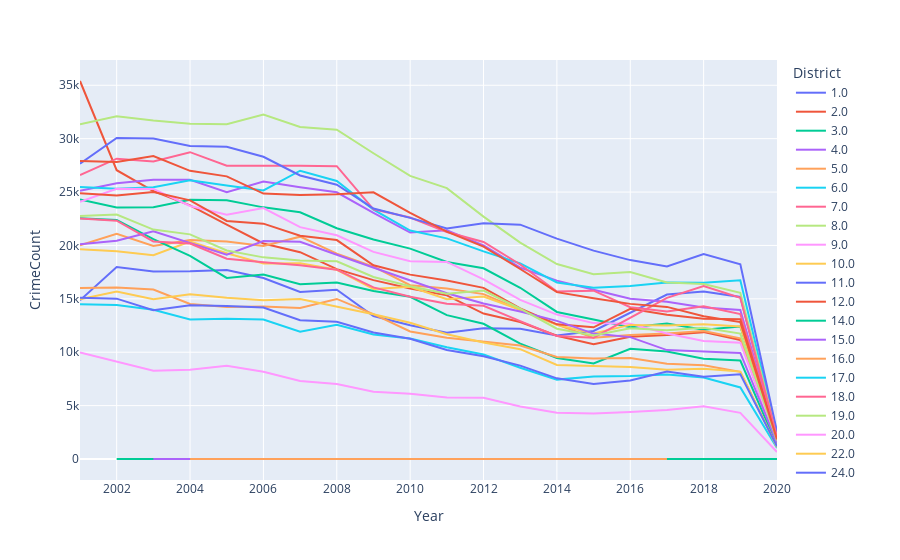

Write notebook code for a chart like this one.
### Markdown cell above
## Insights about Police districts vs Crime rate over the years
1. From the plot it can noted that police district 8 has the maximum crime rate over the years with 479488, least has been in district 31 with 202 and district 21 with 4 cases from the given data.  
2. Districts with less than 1000 crimes might have been created recently as it is very unlikely to have that amount of crimes as compared to the other districts.  
3. There are 47 cases which are not in any district marked with unknown

### Code cell
groupby_district_year= after_dropped_data[['District','ID','Year']].groupby(['Year','District']).count().rename(columns={'ID':'CrimeCount'})

groupby_district_year.reset_index(inplace=True)
#used plotly express to plot the graph might not print in pdf
fig = px.line(groupby_district_year, x="Year", y="CrimeCount", color="District",
              line_group="District", hover_name="District")
fig.show()

#used sns to plot the static plot
sns.set_style('darkgrid')
ax,figu=plt.subplots(figsize=(20,10))
sns.lineplot(data=groupby_district_year,x='Year',y='CrimeCount',hue='District')

### Figure 1 — Plotly figure (JSON) as saved in the notebook; plotly's stock layout.template omitted (floating-point values rounded to 4 significant figures)
{"data": [{"hoverlabel": {"namelength": 0}, "hovertemplate": "<b>%{hovertext}</b><br><br>District=1.0<br>Year=%{x}<br>CrimeCount=%{y}", "hovertext": [1, 1, 1, 1, 1, 1, 1, 1, 1, 1, 1, 1, 1, 1, 1, 1, 1, 1, 1, 1], "legendgroup": "1.0", "line": {"color": "#636efa", "dash": "solid"}, "mode": "lines", "name": "1.0", "showlegend": true, "type": "scatter", "x": [2001, 2002, 2003, 2004, 2005, 2006, 2007, 2008, 2009, 2010, 2011, 2012, 2013, 2014, 2015, 2016, 2017, 2018, 2019, 2020], "xaxis": "x", "y": [14857, 17972, 17571, 17578, 17697, 16950, 15649, 15851, 13396, 12526, 11824, 12256, 12204, 11573, 11994, 13723, 15406, 15681, 15175, 2041], "yaxis": "y"}, {"hoverlabel": {"namelength": 0}, "hovertemplate": "<b>%{hovertext}</b><br><br>District=2.0<br>Year=%{x}<br>CrimeCount=%{y}", "hovertext": [2, 2, 2, 2, 2, 2, 2, 2, 2, 2, 2, 2, 2, 2, 2, 2, 2, 2, 2, 2], "legendgroup": "2.0", "line": {"color": "#EF553B", "dash": "solid"}, "mode": "lines", "name": "2.0", "showlegend": true, "type": "scatter", "x": [2001, 2002, 2003, 2004, 2005, 2006, 2007, 2008, 2009, 2010, 2011, 2012, 2013, 2014, 2015, 2016, 2017, 2018, 2019, 2020], "xaxis": "x", "y": [35401, 27045, 25098, 23759, 21959, 20185, 19367, 17779, 16754, 15960, 15328, 13620, 12837, 11539, 10759, 11439, 11612, 11882, 11154, 1537], "yaxis": "y"}, {"hoverlabel": {"namelength": 0}, "hovertemplate": "<b>%{hovertext}</b><br><br>District=3.0<br>Year=%{x}<br>CrimeCount=%{y}", "hovertext": [3, 3, 3, 3, 3, 3, 3, 3, 3, 3, 3, 3, 3, 3, 3, 3, 3, 3, 3, 3], "legendgroup": "3.0", "line": {"color": "#00cc96", "dash": "solid"}, "mode": "lines", "name": "3.0", "showlegend": true, "type": "scatter", "x": [2001, 2002, 2003, 2004, 2005, 2006, 2007, 2008, 2009, 2010, 2011, 2012, 2013, 2014, 2015, 2016, 2017, 2018, 2019, 2020], "xaxis": "x", "y": [24310, 23557, 23580, 24278, 24223, 23567, 23113, 21615, 20553, 19702, 18458, 17858, 16038, 13773, 13065, 12333, 12688, 12117, 12415, 1930], "yaxis": "y"}, {"hoverlabel": {"namelength": 0}, "hovertemplate": "<b>%{hovertext}</b><br><br>District=4.0<br>Year=%{x}<br>CrimeCount=%{y}", "hovertext": [4, 4, 4, 4, 4, 4, 4, 4, 4, 4, 4, 4, 4, 4, 4, 4, 4, 4, 4, 4], "legendgroup": "4.0", "line": {"color": "#ab63fa", "dash": "solid"}, "mode": "lines", "name": "4.0", "showlegend": true, "type": "scatter", "x": [2001, 2002, 2003, 2004, 2005, 2006, 2007, 2008, 2009, 2010, 2011, 2012, 2013, 2014, 2015, 2016, 2017, 2018, 2019, 2020], "xaxis": "x", "y": [25118, 25832, 26144, 26142, 24988, 25984, 25458, 24977, 23053, 21212, 21423, 20014, 17926, 16704, 15857, 15005, 14738, 14184, 13958, 1992], "yaxis": "y"}, {"hoverlabel": {"namelength": 0}, "hovertemplate": "<b>%{hovertext}</b><br><br>District=5.0<br>Year=%{x}<br>CrimeCount=%{y}", "hovertext": [5, 5, 5, 5, 5, 5, 5, 5, 5, 5, 5, 5, 5, 5, 5, 5, 5, 5, 5, 5], "legendgroup": "5.0", "line": {"color": "#FFA15A", "dash": "solid"}, "mode": "lines", "name": "5.0", "showlegend": true, "type": "scatter", "x": [2001, 2002, 2003, 2004, 2005, 2006, 2007, 2008, 2009, 2010, 2011, 2012, 2013, 2014, 2015, 2016, 2017, 2018, 2019, 2020], "xaxis": "x", "y": [20006, 21092, 19950, 20499, 20369, 19950, 20822, 19240, 18009, 16278, 15959, 15443, 13977, 12591, 11349, 11622, 11745, 11991, 11296, 1662], "yaxis": "y"}, {"hoverlabel": {"namelength": 0}, "hovertemplate": "<b>%{hovertext}</b><br><br>District=6.0<br>Year=%{x}<br>CrimeCount=%{y}", "hovertext": [6, 6, 6, 6, 6, 6, 6, 6, 6, 6, 6, 6, 6, 6, 6, 6, 6, 6, 6, 6], "legendgroup": "6.0", "line": {"color": "#19d3f3", "dash": "solid"}, "mode": "lines", "name": "6.0", "showlegend": true, "type": "scatter", "x": [2001, 2002, 2003, 2004, 2005, 2006, 2007, 2008, 2009, 2010, 2011, 2012, 2013, 2014, 2015, 2016, 2017, 2018, 2019, 2020], "xaxis": "x", "y": [25479, 25314, 25460, 26106, 25616, 25150, 26997, 26038, 23350, 21394, 20664, 19445, 18324, 16537, 16040, 16200, 16542, 16513, 16743, 2414], "yaxis": "y"}, {"hoverlabel": {"namelength": 0}, "hovertemplate": "<b>%{hovertext}</b><br><br>District=7.0<br>Year=%{x}<br>CrimeCount=%{y}", "hovertext": [7, 7, 7, 7, 7, 7, 7, 7, 7, 7, 7, 7, 7, 7, 7, 7, 7, 7, 7, 7], "legendgroup": "7.0", "line": {"color": "#FF6692", "dash": "solid"}, "mode": "lines", "name": "7.0", "showlegend": true, "type": "scatter", "x": [2001, 2002, 2003, 2004, 2005, 2006, 2007, 2008, 2009, 2010, 2011, 2012, 2013, 2014, 2015, 2016, 2017, 2018, 2019, 2020], "xaxis": "x", "y": [26600, 28125, 27864, 28735, 27465, 27484, 27457, 27423, 23383, 22614, 21255, 20321, 18214, 15687, 15765, 14215, 13815, 14297, 13575, 1918], "yaxis": "y"}, {"hoverlabel": {"namelength": 0}, "hovertemplate": "<b>%{hovertext}</b><br><br>District=8.0<br>Year=%{x}<br>CrimeCount=%{y}", "hovertext": [8, 8, 8, 8, 8, 8, 8, 8, 8, 8, 8, 8, 8, 8, 8, 8, 8, 8, 8, 8], "legendgroup": "8.0", "line": {"color": "#B6E880", "dash": "solid"}, "mode": "lines", "name": "8.0", "showlegend": true, "type": "scatter", "x": [2001, 2002, 2003, 2004, 2005, 2006, 2007, 2008, 2009, 2010, 2011, 2012, 2013, 2014, 2015, 2016, 2017, 2018, 2019, 2020], "xaxis": "x", "y": [31345, 32096, 31707, 31402, 31349, 32267, 31100, 30846, 28632, 26512, 25371, 22701, 20268, 18262, 17308, 17516, 16539, 16384, 15568, 2315], "yaxis": "y"}, {"hoverlabel": {"namelength": 0}, "hovertemplate": "<b>%{hovertext}</b><br><br>District=9.0<br>Year=%{x}<br>CrimeCount=%{y}", "hovertext": [9, 9, 9, 9, 9, 9, 9, 9, 9, 9, 9, 9, 9, 9, 9, 9, 9, 9, 9, 9], "legendgroup": "9.0", "line": {"color": "#FF97FF", "dash": "solid"}, "mode": "lines", "name": "9.0", "showlegend": true, "type": "scatter", "x": [2001, 2002, 2003, 2004, 2005, 2006, 2007, 2008, 2009, 2010, 2011, 2012, 2013, 2014, 2015, 2016, 2017, 2018, 2019, 2020], "xaxis": "x", "y": [24080, 25313, 25296, 23699, 22869, 23502, 21718, 20955, 19400, 18519, 18455, 16821, 14896, 13526, 12727, 12659, 11751, 11050, 10899, 1680], "yaxis": "y"}, {"hoverlabel": {"namelength": 0}, "hovertemplate": "<b>%{hovertext}</b><br><br>District=10.0<br>Year=%{x}<br>CrimeCount=%{y}", "hovertext": [10, 10, 10, 10, 10, 10, 10, 10, 10, 10, 10, 10, 10, 10, 10, 10, 10, 10, 10, 10], "legendgroup": "10.0", "line": {"color": "#FECB52", "dash": "solid"}, "mode": "lines", "name": "10.0", "showlegend": true, "type": "scatter", "x": [2001, 2002, 2003, 2004, 2005, 2006, 2007, 2008, 2009, 2010, 2011, 2012, 2013, 2014, 2015, 2016, 2017, 2018, 2019, 2020], "xaxis": "x", "y": [19641, 19460, 19086, 20364, 19270, 18313, 18336, 17721, 15915, 16121, 14968, 15215, 13974, 12564, 11760, 12561, 12499, 12631, 12413, 1879], "yaxis": "y"}, {"hoverlabel": {"namelength": 0}, "hovertemplate": "<b>%{hovertext}</b><br><br>District=11.0<br>Year=%{x}<br>CrimeCount=%{y}", "hovertext": [11, 11, 11, 11, 11, 11, 11, 11, 11, 11, 11, 11, 11, 11, 11, 11, 11, 11, 11, 11], "legendgroup": "11.0", "line": {"color": "#636efa", "dash": "solid"}, "mode": "lines", "name": "11.0", "showlegend": true, "type": "scatter", "x": [2001, 2002, 2003, 2004, 2005, 2006, 2007, 2008, 2009, 2010, 2011, 2012, 2013, 2014, 2015, 2016, 2017, 2018, 2019, 2020], "xaxis": "x", "y": [27651, 30063, 30018, 29323, 29240, 28302, 26557, 25685, 23458, 22581, 21599, 22069, 21949, 20642, 19518, 18628, 18030, 19196, 18239, 2560], "yaxis": "y"}, {"hoverlabel": {"namelength": 0}, "hovertemplate": "<b>%{hovertext}</b><br><br>District=12.0<br>Year=%{x}<br>CrimeCount=%{y}", "hovertext": [12, 12, 12, 12, 12, 12, 12, 12, 12, 12, 12, 12, 12, 12, 12, 12, 12, 12, 12, 12], "legendgroup": "12.0", "line": {"color": "#EF553B", "dash": "solid"}, "mode": "lines", "name": "12.0", "showlegend": true, "type": "scatter", "x": [2001, 2002, 2003, 2004, 2005, 2006, 2007, 2008, 2009, 2010, 2011, 2012, 2013, 2014, 2015, 2016, 2017, 2018, 2019, 2020], "xaxis": "x", "y": [24880, 24678, 25001, 24226, 22291, 22042, 20916, 20503, 18140, 17267, 16725, 16027, 14103, 12611, 12338, 14068, 13502, 13138, 13096, 1853], "yaxis": "y"}, {"hoverlabel": {"namelength": 0}, "hovertemplate": "<b>%{hovertext}</b><br><br>District=14.0<br>Year=%{x}<br>CrimeCount=%{y}", "hovertext": [14, 14, 14, 14, 14, 14, 14, 14, 14, 14, 14, 14, 14, 14, 14, 14, 14, 14, 14, 14], "legendgroup": "14.0", "line": {"color": "#00cc96", "dash": "solid"}, "mode": "lines", "name": "14.0", "showlegend": true, "type": "scatter", "x": [2001, 2002, 2003, 2004, 2005, 2006, 2007, 2008, 2009, 2010, 2011, 2012, 2013, 2014, 2015, 2016, 2017, 2018, 2019, 2020], "xaxis": "x", "y": [22542, 22389, 20595, 19023, 16957, 17274, 16358, 16522, 15731, 15188, 13471, 12663, 10804, 9461, 8943, 10331, 10059, 9389, 9226, 1269], "yaxis": "y"}, {"hoverlabel": {"namelength": 0}, "hovertemplate": "<b>%{hovertext}</b><br><br>District=15.0<br>Year=%{x}<br>CrimeCount=%{y}", "hovertext": [15, 15, 15, 15, 15, 15, 15, 15, 15, 15, 15, 15, 15, 15, 15, 15, 15, 15, 15, 15], "legendgroup": "15.0", "line": {"color": "#ab63fa", "dash": "solid"}, "mode": "lines", "name": "15.0", "showlegend": true, "type": "scatter", "x": [2001, 2002, 2003, 2004, 2005, 2006, 2007, 2008, 2009, 2010, 2011, 2012, 2013, 2014, 2015, 2016, 2017, 2018, 2019, 2020], "xaxis": "x", "y": [20118, 20443, 21332, 20260, 19134, 20418, 20349, 19124, 17929, 16708, 15524, 14569, 13810, 12934, 11743, 11415, 10200, 10080, 9933, 1542], "yaxis": "y"}, {"hoverlabel": {"namelength": 0}, "hovertemplate": "<b>%{hovertext}</b><br><br>District=16.0<br>Year=%{x}<br>CrimeCount=%{y}", "hovertext": [16, 16, 16, 16, 16, 16, 16, 16, 16, 16, 16, 16, 16, 16, 16, 16, 16, 16, 16, 16], "legendgroup": "16.0", "line": {"color": "#FFA15A", "dash": "solid"}, "mode": "lines", "name": "16.0", "showlegend": true, "type": "scatter", "x": [2001, 2002, 2003, 2004, 2005, 2006, 2007, 2008, 2009, 2010, 2011, 2012, 2013, 2014, 2015, 2016, 2017, 2018, 2019, 2020], "xaxis": "x", "y": [16011, 16057, 15876, 14523, 14233, 14291, 14152, 14990, 13564, 11947, 11362, 10982, 10626, 9560, 9419, 9459, 8930, 8786, 8160, 1175], "yaxis": "y"}, {"hoverlabel": {"namelength": 0}, "hovertemplate": "<b>%{hovertext}</b><br><br>District=17.0<br>Year=%{x}<br>CrimeCount=%{y}", "hovertext": [17, 17, 17, 17, 17, 17, 17, 17, 17, 17, 17, 17, 17, 17, 17, 17, 17, 17, 17, 17], "legendgroup": "17.0", "line": {"color": "#19d3f3", "dash": "solid"}, "mode": "lines", "name": "17.0", "showlegend": true, "type": "scatter", "x": [2001, 2002, 2003, 2004, 2005, 2006, 2007, 2008, 2009, 2010, 2011, 2012, 2013, 2014, 2015, 2016, 2017, 2018, 2019, 2020], "xaxis": "x", "y": [14484, 14430, 13975, 13058, 13137, 13060, 11930, 12561, 11652, 11283, 10458, 9787, 8552, 7435, 7723, 7774, 7910, 7638, 6705, 1038], "yaxis": "y"}, {"hoverlabel": {"namelength": 0}, "hovertemplate": "<b>%{hovertext}</b><br><br>District=18.0<br>Year=%{x}<br>CrimeCount=%{y}", "hovertext": [18, 18, 18, 18, 18, 18, 18, 18, 18, 18, 18, 18, 18, 18, 18, 18, 18, 18, 18, 18], "legendgroup": "18.0", "line": {"color": "#FF6692", "dash": "solid"}, "mode": "lines", "name": "18.0", "showlegend": true, "type": "scatter", "x": [2001, 2002, 2003, 2004, 2005, 2006, 2007, 2008, 2009, 2010, 2011, 2012, 2013, 2014, 2015, 2016, 2017, 2018, 2019, 2020], "xaxis": "x", "y": [22517, 22315, 20379, 20172, 18759, 18416, 18148, 17731, 16075, 15193, 14545, 14352, 12914, 11512, 11364, 13214, 15097, 16207, 15094, 2089], "yaxis": "y"}, {"hoverlabel": {"namelength": 0}, "hovertemplate": "<b>%{hovertext}</b><br><br>District=19.0<br>Year=%{x}<br>CrimeCount=%{y}", "hovertext": [19, 19, 19, 19, 19, 19, 19, 19, 19, 19, 19, 19, 19, 19, 19, 19, 19, 19, 19, 19], "legendgroup": "19.0", "line": {"color": "#B6E880", "dash": "solid"}, "mode": "lines", "name": "19.0", "showlegend": true, "type": "scatter", "x": [2001, 2002, 2003, 2004, 2005, 2006, 2007, 2008, 2009, 2010, 2011, 2012, 2013, 2014, 2015, 2016, 2017, 2018, 2019, 2020], "xaxis": "x", "y": [22755, 22901, 21485, 21039, 19529, 18884, 18590, 18510, 17050, 16176, 15479, 15774, 14074, 12206, 11565, 12248, 12065, 12285, 11748, 1735], "yaxis": "y"}, {"hoverlabel": {"namelength": 0}, "hovertemplate": "<b>%{hovertext}</b><br><br>District=20.0<br>Year=%{x}<br>CrimeCount=%{y}", "hovertext": [20, 20, 20, 20, 20, 20, 20, 20, 20, 20, 20, 20, 20, 20, 20, 20, 20, 20, 20, 20], "legendgroup": "20.0", "line": {"color": "#FF97FF", "dash": "solid"}, "mode": "lines", "name": "20.0", "showlegend": true, "type": "scatter", "x": [2001, 2002, 2003, 2004, 2005, 2006, 2007, 2008, 2009, 2010, 2011, 2012, 2013, 2014, 2015, 2016, 2017, 2018, 2019, 2020], "xaxis": "x", "y": [9987, 9152, 8259, 8369, 8729, 8180, 7302, 7018, 6298, 6102, 5758, 5744, 4909, 4334, 4268, 4403, 4595, 4949, 4321, 651], "yaxis": "y"}, {"hoverlabel": {"namelength": 0}, "hovertemplate": "<b>%{hovertext}</b><br><br>District=22.0<br>Year=%{x}<br>CrimeCount=%{y}", "hovertext": [22, 22, 22, 22, 22, 22, 22, 22, 22, 22, 22, 22, 22, 22, 22, 22, 22, 22, 22, 22], "legendgroup": "22.0", "line": {"color": "#FECB52", "dash": "solid"}, "mode": "lines", "name": "22.0", "showlegend": true, "type": "scatter", "x": [2001, 2002, 2003, 2004, 2005, 2006, 2007, 2008, 2009, 2010, 2011, 2012, 2013, 2014, 2015, 2016, 2017, 2018, 2019, 2020], "xaxis": "x", "y": [14952, 15674, 14960, 15439, 15110, 14863, 14980, 14292, 13551, 12764, 11689, 10916, 10286, 8814, 8749, 8615, 8350, 8459, 8186, 1102], "yaxis": "y"}, {"hoverlabel": {"namelength": 0}, "hovertemplate": "<b>%{hovertext}</b><br><br>District=24.0<br>Year=%{x}<br>CrimeCount=%{y}", "hovertext": [24, 24, 24, 24, 24, 24, 24, 24, 24, 24, 24, 24, 24, 24, 24, 24, 24, 24, 24, 24], "legendgroup": "24.0", "line": {"color": "#636efa", "dash": "solid"}, "mode": "lines", "name": "24.0", "showlegend": true, "type": "scatter", "x": [2001, 2002, 2003, 2004, 2005, 2006, 2007, 2008, 2009, 2010, 2011, 2012, 2013, 2014, 2015, 2016, 2017, 2018, 2019, 2020], "xaxis": "x", "y": [15110, 15020, 13934, 14397, 14323, 14187, 12995, 12850, 11849, 11261, 10214, 9621, 8747, 7555, 7029, 7351, 8200, 7711, 7941, 1179], "yaxis": "y"}, {"hoverlabel": {"namelength": 0}, "hovertemplate": "<b>%{hovertext}</b><br><br>District=25.0<br>Year=%{x}<br>CrimeCount=%{y}", "hovertext": [25, 25, 25, 25, 25, 25, 25, 25, 25, 25, 25, 25, 25, 25, 25, 25, 25, 25, 25, 25], "legendgroup": "25.0", "line": {"color": "#EF553B", "dash": "solid"}, "mode": "lines", "name": "25.0", "showlegend": true, "type": "scatter", "x": [2001, 2002, 2003, 2004, 2005, 2006, 2007, 2008, 2009, 2010, 2011, 2012, 2013, 2014, 2015, 2016, 2017, 2018, 2019, 2020], "xaxis": "x", "y": [27920, 27825, 28372, 26990, 26469, 24854, 24724, 24789, 24980, 23040, 21295, 19883, 17794, 15629, 15047, 14528, 14246, 13368, 12820, 1843], "yaxis": "y"}, {"hoverlabel": {"namelength": 0}, "hovertemplate": "<b>%{hovertext}</b><br><br>District=31.0<br>Year=%{x}<br>CrimeCount=%{y}", "hovertext": [31, 31, 31, 31, 31, 31, 31, 31, 31, 31, 31, 31, 31, 31, 31, 31, 31, 31, 31], "legendgroup": "31.0", "line": {"color": "#00cc96", "dash": "solid"}, "mode": "lines", "name": "31.0", "showlegend": true, "type": "scatter", "x": [2002, 2003, 2004, 2005, 2006, 2007, 2008, 2009, 2010, 2011, 2012, 2013, 2014, 2015, 2016, 2017, 2018, 2019, 2020], "xaxis": "x", "y": [9, 11, 6, 5, 7, 15, 22, 22, 25, 22, 4, 5, 3, 9, 15, 3, 10, 7, 2], "yaxis": "y"}, {"hoverlabel": {"namelength": 0}, "hovertemplate": "<b>%{hovertext}</b><br><br>District=21.0<br>Year=%{x}<br>CrimeCount=%{y}", "hovertext": [21, 21], "legendgroup": "21.0", "line": {"color": "#ab63fa", "dash": "solid"}, "mode": "lines", "name": "21.0", "showlegend": true, "type": "scatter", "x": [2003, 2004], "xaxis": "x", "y": [1, 3], "yaxis": "y"}, {"hoverlabel": {"namelength": 0}, "hovertemplate": "<b>%{hovertext}</b><br><br>District=Unknown<br>Year=%{x}<br>CrimeCount=%{y}", "hovertext": ["Unknown", "Unknown", "Unknown", "Unknown", "Unknown", "Unknown"], "legendgroup": "Unknown", "line": {"color": "#FFA15A", "dash": "solid"}, "mode": "lines", "name": "Unknown", "showlegend": true, "type": "scatter", "x": [2004, 2005, 2006, 2007, 2008, 2017], "xaxis": "x", "y": [2, 1, 1, 2, 40, 1], "yaxis": "y"}], "layout": {"legend": {"title": {"text": "District"}, "tracegroupgap": 0}, "margin": {"t": 60}, "xaxis": {"anchor": "y", "domain": [0, 1], "title": {"text": "Year"}}, "yaxis": {"anchor": "x", "domain": [0, 1], "title": {"text": "CrimeCount"}}}}
